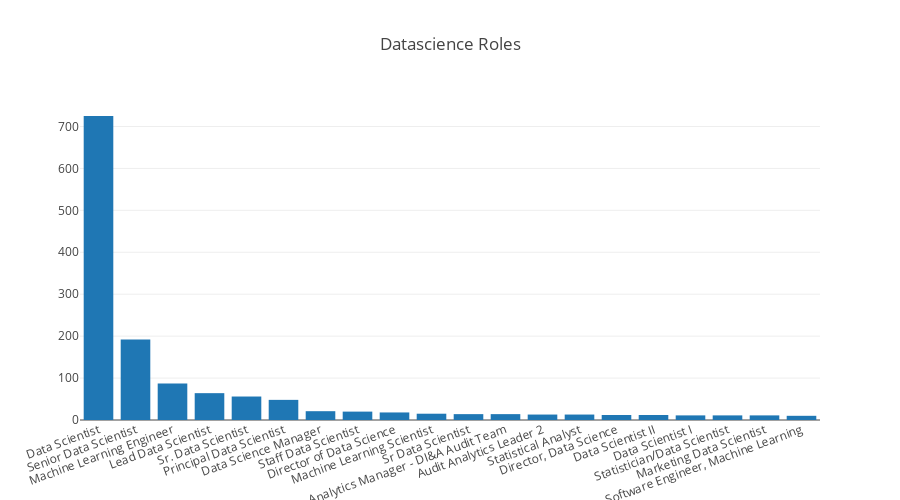

Write notebook code for a chart like this one.
### Code cell
bar_layout = Layout(
    barmode='group',
    height=500,
    width=900,
    xaxis=dict(tickangle=-20),
    paper_bgcolor='rgba(0,0,0,0)',
    plot_bgcolor='rgba(0,0,0,0)',
    title = 'Datascience Roles'
)

graph_data = []

#py.offline.iplot(Figure(data=graph_data, layout=bar_layout), filename='Skillsets1')
graph_data = [go.Bar(
            x=roles['datascience_roles'],
            y=roles['count']
    )]

py.offline.iplot(Figure(data=graph_data, layout=bar_layout), filename='roles-barplot')

### Figure 1 — Plotly figure (JSON) as saved in the notebook; plotly's stock layout.template omitted (floating-point values rounded to 4 significant figures)
{"data": [{"type": "bar", "uid": "1f2dd7b8-b908-11e8-8caa-4c3488ea762f", "x": ["Data Scientist", "Senior Data Scientist", "Machine Learning Engineer", "Lead Data Scientist", "Sr. Data Scientist", "Principal Data Scientist", "Data Science Manager", "Staff Data Scientist", "Director of Data Science", "Machine Learning Scientist", "Sr Data Scientist", "Data Analytics Manager - DI&A Audit Team", "Audit Analytics Leader 2", "Statistical Analyst", "Director, Data Science", "Data Scientist II", "Data Scientist I", "Statistician/Data Scientist", "Marketing Data Scientist", "Software Engineer, Machine Learning"], "y": [725, 192, 87, 64, 56, 48, 21, 20, 18, 15, 14, 14, 13, 13, 12, 12, 11, 11, 11, 10]}], "layout": {"barmode": "group", "height": 500, "paper_bgcolor": "rgba(0,0,0,0)", "plot_bgcolor": "rgba(0,0,0,0)", "title": "Datascience Roles", "width": 900, "xaxis": {"tickangle": -20}}}
